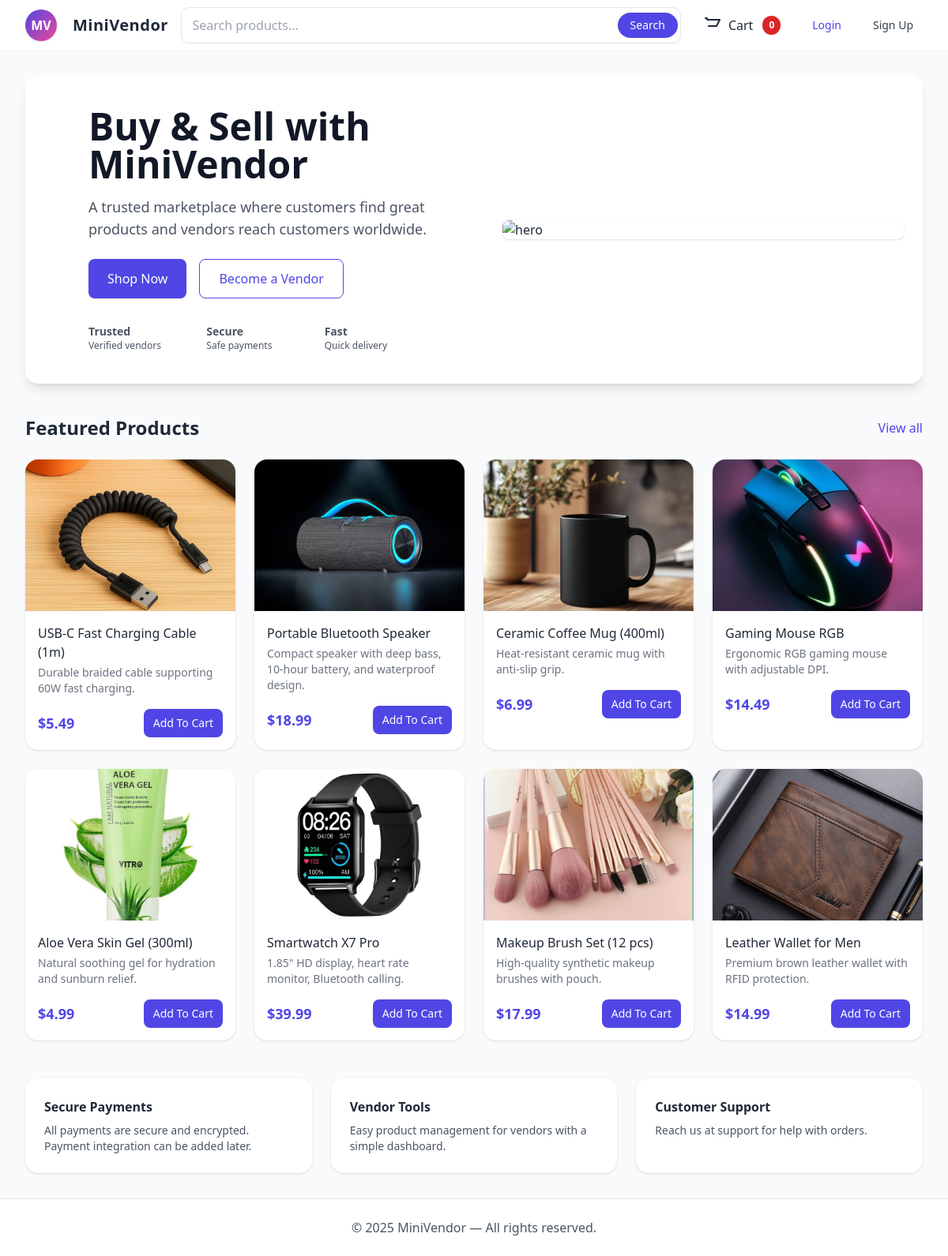
The page / on the database its author committed.
### products/models.py (models this page shows, shortened)
class Product(models.Model):
    vendor = models.ForeignKey(
        settings.AUTH_USER_MODEL,
        on_delete=models.CASCADE,
        related_name="products"
    )
    name = models.CharField(max_length=255)
    description = models.TextField(blank=True)
    price = models.DecimalField(max_digits=10, decimal_places=2)
    stock = models.PositiveIntegerField(default=0)
    image = models.ImageField(upload_to="products/", blank=True, null=True)
    created_at = models.DateTimeField(auto_now_add=True)

### users/views.py (the view)
# urls.py: 2. Add a URL to urlpatterns:  path('', views.home, name='home')
def home(request):
    products = Product.objects.all().order_by("-created_at")[:8]  # show latest 8
    return render(request, "home.html", {"products": products})

### orders/context_processors.py (called while the page is built)
def cart_total_qty(request):
    cart = request.session.get("cart", {})
    total_qty = sum(cart.values())
    return {"cart_total_qty": total_qty}

### templates/home.html (shortened to what this page needs)
{% extends "base.html" %} {% block content %}
<section class="relative bg-white rounded-2xl overflow-hidden shadow-lg">
  <div class="grid grid-cols-1 md:grid-cols-2 gap-6 items-center">
    <div class="p-10 md:pl-20">
      <h1 class="text-4xl md:text-5xl font-extrabold text-gray-900 mb-4">
        Buy & Sell with MiniVendor
      </h1>
      <p class="text-gray-600 text-lg mb-6">
        A trusted marketplace where customers find great products and vendors
        reach customers worldwide.
      </p>
      <div class="flex gap-4 flex-wrap">
        <a
          href="{% url 'product_list' %}"
          class="inline-flex items-center gap-3 px-6 py-3 bg-indigo-600 text-white rounded-lg shadow hover:bg-indigo-700"
        >
          Shop Now
        </a>
        {% if user.is_authenticated %} {% if user.role == "vendor" %}
        <a
          href="{% url 'vendor_dashboard' %}"
          class="inline-flex items-center gap-3 px-6 py-3 bg-indigo-600 text-white rounded-lg shadow hover:bg-indigo-700"
        >
          Vendor Dashboard
        </a>
        {% endif %} {% else %}
        <a
          href="{% url 'register_vendor' %}"
          class="inline-flex items-center gap-3 px-6 py-3 border border-indigo-600 text-indigo-600 rounded-lg hover:bg-indigo-50"
        >
          Become a Vendor
        </a>
        {% endif %}
      </div>
      <div class="mt-8 grid grid-cols-3 gap-3">
        <div class="text-sm text-gray-600">
          <strong>Trusted</strong>
          <div class="text-xs">Verified vendors</div>
        </div>
        <div class="text-sm text-gray-600">
          <strong>Secure</strong>
          <div class="text-xs">Safe payments</div>
        </div>
        <div class="text-sm text-gray-600">
          <strong>Fast</strong>
          <div class="text-xs">Quick delivery</div>
        </div>
      </div>
    </div>
    <div class="p-6">
      <img
        src="https://images.unsplash.com/photo-1523275335684-37898b6baf30?q=80&w=1200&auto=format&fit=crop"
        alt="hero"
        class="w-full rounded-lg object-cover shadow"
      />
    </div>
  </div>
</section>
<section class="mt-10">
  <div class="flex items-center justify-between mb-6">
    <h2 class="text-2xl font-semibold">Featured Products</h2>
    <a href="{% url 'product_list' %}" class="text-indigo-600 hover:underline"
      >View all</a
    >
  </div>
  <div
    class="grid grid-cols-1 sm:grid-cols-2 md:grid-cols-3 lg:grid-cols-4 gap-6"
  >
    {% for product in products %}
    <div class="bg-white rounded-2xl shadow hover:shadow-lg overflow-hidden">
      <a href="{% url 'product_detail' product.id %}">
        {% if product.image %}
        <img
          src="{{ product.image.url }}"
          alt="{{ product.name }}"
          class="w-full h-48 object-cover"
        />
        {% else %}
        <img
          src="/static/placeholder.png"
          alt="No image"
          class="w-full h-48 object-cover bg-gray-200"
        />
        {% endif %}
      </a>
      <div class="p-4">
        <h3 class="font-medium text-gray-800">{{ product.name }}</h3>
        <p class="text-sm text-gray-500 mt-1">
          {{ product.description|truncatewords:10 }}
        </p>
        <div class="mt-4 flex items-center justify-between">
          <div class="text-lg font-semibold text-indigo-600">
            ${{ product.price }}
          </div>
          <form
            action="{% url 'add_to_cart' product.id %}"
            method="post"
            class="inline"
          >
            <button
              class="px-3 py-2 text-sm bg-indigo-600 text-white rounded-lg"
            >
              Add To Cart
            </button>
          </form>
        </div>
      </div>
    </div>
    {% empty %}
    <p class="text-center text-gray-600 col-span-4">No products yet.</p>
    {% endfor %}
  </div>
</section>
<section class="mt-12">
  <div class="grid grid-cols-1 md:grid-cols-3 gap-6">
    <div class="bg-white rounded-2xl p-6 shadow">
      <h4 class="font-semibold mb-2">Secure Payments</h4>
      <p class="text-sm text-gray-600">
        All payments are secure and encrypted. Payment integration can be added
        later.
      </p>
    </div>
    <div class="bg-white rounded-2xl p-6 shadow">
      <h4 class="font-semibold mb-2">Vendor Tools</h4>
      <p class="text-sm text-gray-600">
        Easy product management for vendors with a simple dashboard.
      </p>
    </div>
    <div class="bg-white rounded-2xl p-6 shadow">
      <h4 class="font-semibold mb-2">Customer Support</h4>
      <p class="text-sm text-gray-600">
        Reach us at support for help with orders.
      </p>
    </div>
  </div>
</section>
{% endblock %}

### rows shown on the page
Product: image (picture), name "USB-C Fast Charging Cable (1m)", description "Durable braided cable supporting 60W fast charging.", price "5.49"
Product: image (picture), name "Portable Bluetooth Speaker", description "Compact speaker with deep bass, 10-hour battery, and waterproof design.", price "18.99"
Product: image (picture), name "Ceramic Coffee Mug (400ml)", description "Heat-resistant ceramic mug with anti-slip grip.", price "6.99"
Product: image (picture), name "Gaming Mouse RGB", description "Ergonomic RGB gaming mouse with adjustable DPI.", price "14.49"
Product: image (picture), name "Aloe Vera Skin Gel (300ml)", description "Natural soothing gel for hydration and sunburn relief.", price "4.99"
Product: image (picture), name "Smartwatch X7 Pro", description "1.85\" HD display, heart rate monitor, Bluetooth calling.", price "39.99"
Product: image (picture), name "Makeup Brush Set (12 pcs)", description "High-quality synthetic makeup brushes with pouch.", price "17.99"
Product: image (picture), name "Leather Wallet for Men", description "Premium brown leather wallet with RFID protection.", price "14.99"

### other values the page prints
{{ cart_total_qty|default:0 }} "0"
